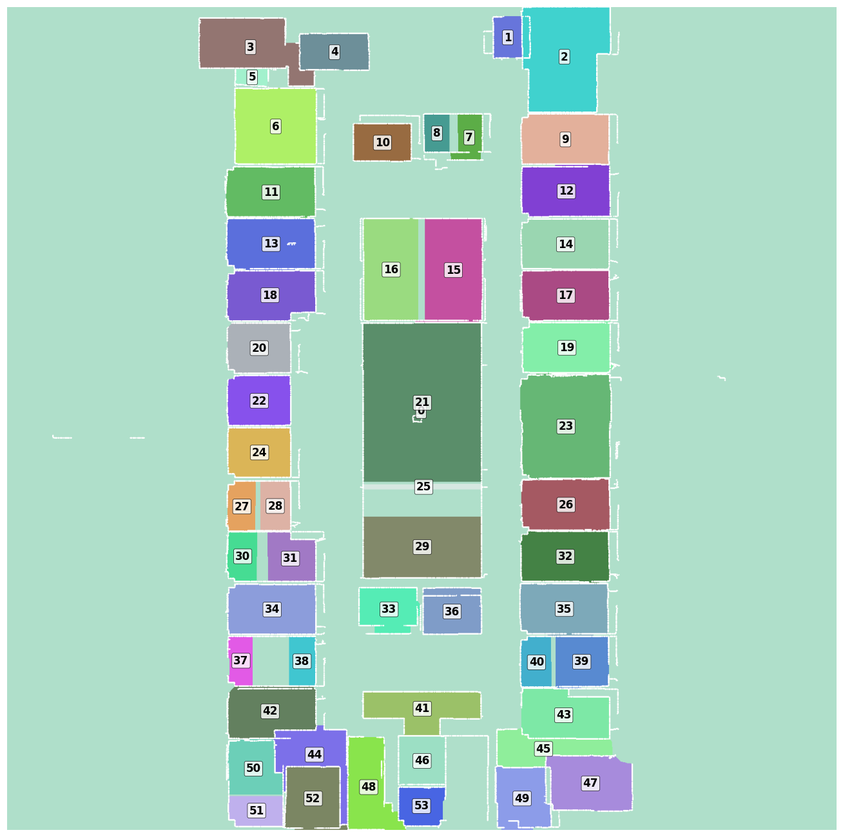
#> input picture cv_check/before_numbered.png, 843 x 837 px, shrunk from 1308 x 1299 before the run
$ python -i wall_seg.py   (imports and definitions only)
#> lines starting #> are read from the running program, lines starting #| are printed output that depends on the picture
#> further down, picture is the input picture: shape (837, 843, 3); mean B, G, R 191.6, 207.8, 168.2
"""Wall segmentation and 2D flattening."""

from __future__ import annotations

import json
import logging
import os

import cv2
import numpy as np
from PIL import Image
from scipy.ndimage import uniform_filter1d
from scipy.signal import find_peaks

logger = logging.getLogger(__name__)


# [150 lines left out: functions _cluster_1d_gaps, _find_angle_peaks, _assign_to_nearest_peak, segment_walls, _density_filter, not called in this run]


def _clean_wall_image(image, close_px=3, open_px=2,
                      density_radius=0, density_threshold=3):
#> called with close_px = 3, open_px = 2, density_radius = 0, density_threshold = 3
    if density_radius > 0:
        image = _density_filter(image, radius=density_radius, threshold=density_threshold)
    if close_px <= 0 and open_px <= 0:
        return image
    wall = 255 - image
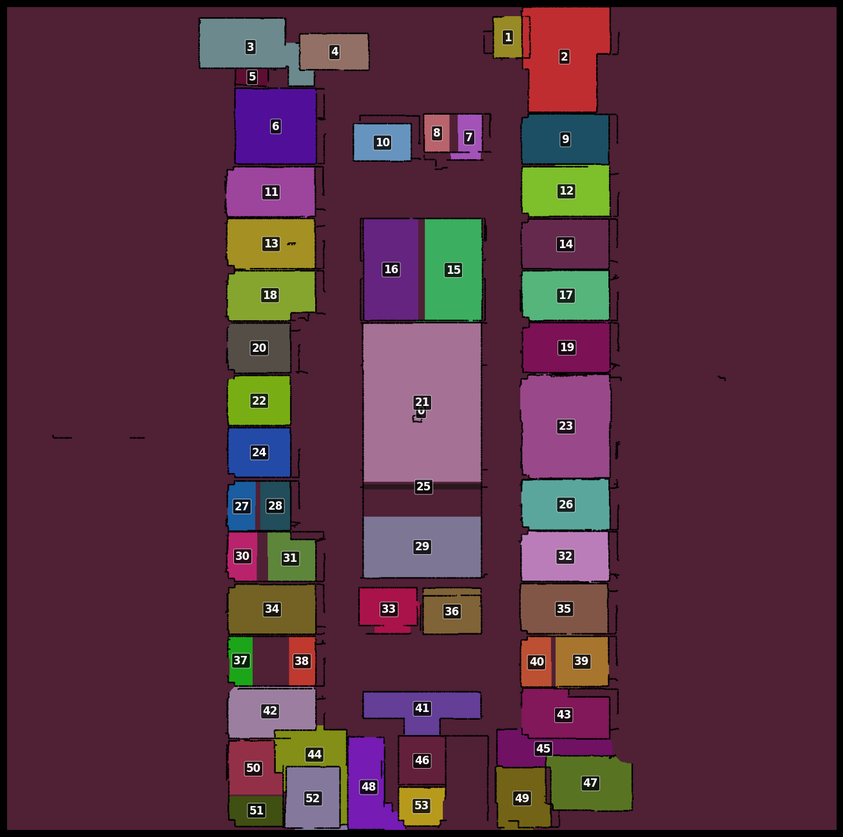
#> wall: shape (837, 843, 3); mean B, G, R 63.4, 47.2, 86.8
    if close_px > 0:
        k = cv2.getStructuringElement(cv2.MORPH_ELLIPSE, (2 * close_px + 1, 2 * close_px + 1))
        wall = cv2.morphologyEx(wall, cv2.MORPH_CLOSE, k)
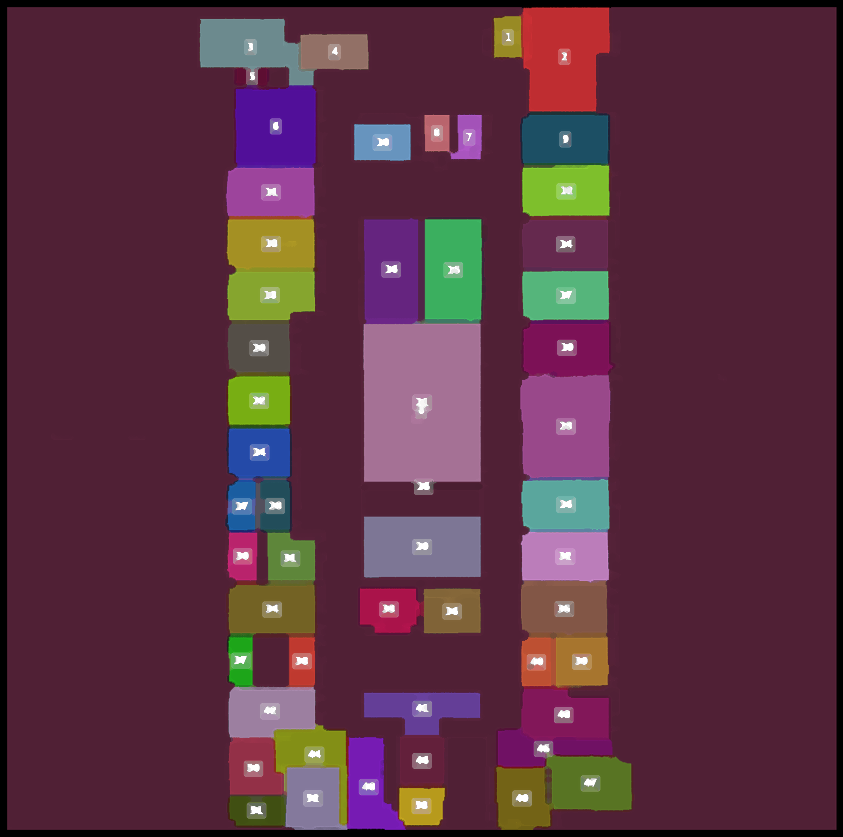
#> wall: shape (837, 843, 3); mean B, G, R 66.6, 50.1, 91
    if open_px > 0:
        k = cv2.getStructuringElement(cv2.MORPH_ELLIPSE, (2 * open_px + 1, 2 * open_px + 1))
        wall = cv2.morphologyEx(wall, cv2.MORPH_OPEN, k)
    return 255 - wall
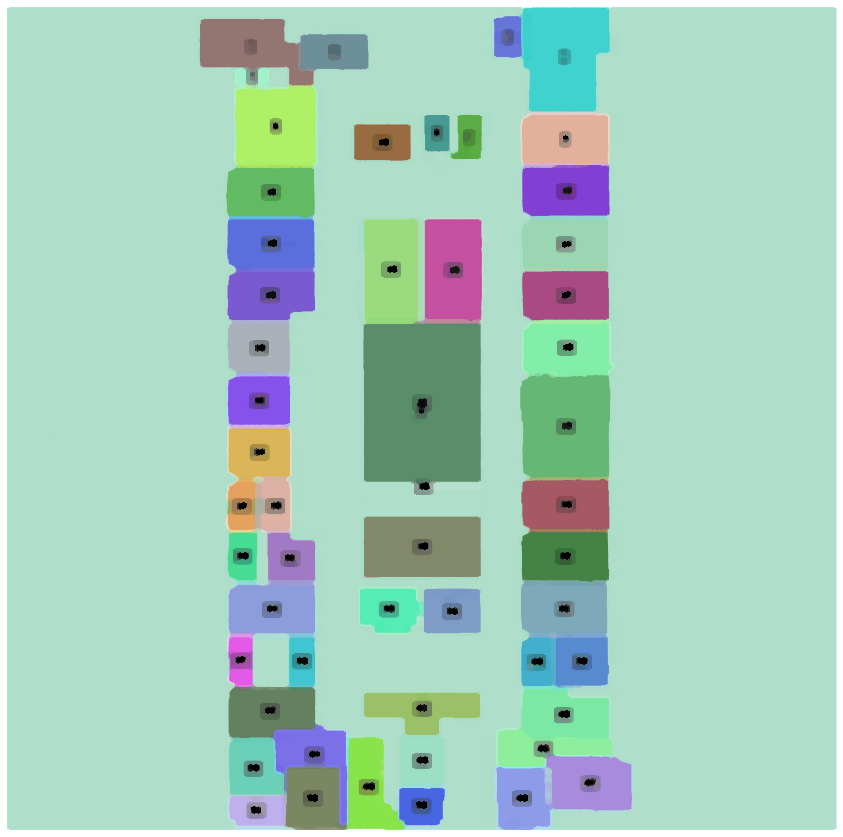
#> returned value: shape (837, 843, 3); mean of channels 0, 1, 2 188.7, 205.2, 164.3; drawn as B, G, R


# [122 lines left out: functions flatten_wall, save_wall_images, run_wall_segmentation, not called in this run]

>>> import cv2
>>> picture = cv2.imread('../cv_check/before_numbered.png')
>>> result = _clean_wall_image(picture)
